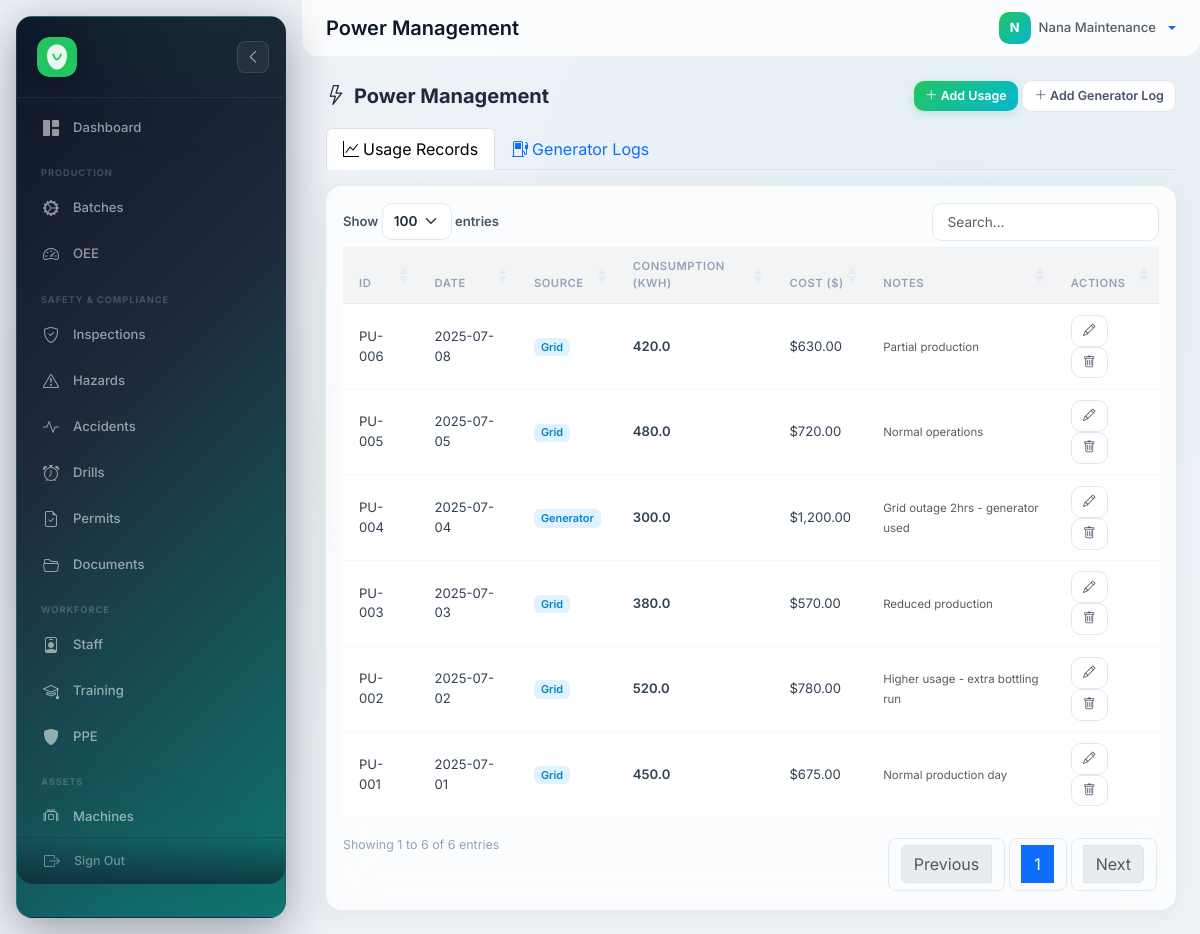
Screenshot of /?route=power (signed in) with the database file from the repository.
### tables this page shows
CREATE TABLE power_usage (
    PowerUsageID   VARCHAR(50)    PRIMARY KEY,
    Date           DATE           NOT NULL,
    Source         ENUM('Grid','Generator','Solar') DEFAULT 'Grid',
    ConsumptionKWh DECIMAL(10,2)  NOT NULL DEFAULT 0.00,
    Cost           DECIMAL(15,2)  DEFAULT 0.00,
    Notes          TEXT           DEFAULT NULL,
    created_at     TIMESTAMP      DEFAULT CURRENT_TIMESTAMP,
    INDEX idx_pu_date (Date)
);

### backend/controllers/Controller.php (called while the page is built, shortened)
<?php
abstract class Controller
{
    protected string $viewPath;
    protected function render(string $view, array $data = []): void
    {
        extract($data);
        $viewFile = APP_ROOT . '/frontend/views/' . $this->viewPath . '/' . $view . '.php';
        require $viewFile;
        require APP_ROOT . '/frontend/views/layouts/main.php';
    }
}

### backend/controllers/PowerController.php (called while the page is built, shortened)
<?php
require_once __DIR__ . '/Controller.php';
class PowerController extends Controller {
    public function __construct() {
        $this->model = new PowerModel();
    }
    public function index(): void {
        $this->render('index', [
            'usageRecords' => $this->model->getUsageRecords(),
            'generatorLogs' => $this->model->getGeneratorLogs(),
        ]);
    }
}

### backend/models/PowerModel.php (called while the page is built, shortened)
<?php
class PowerModel extends Model {
    public function getUsageRecords(): array {
        return $this->db->query("SELECT * FROM power_usage ORDER BY Date DESC")->fetchAll();
    }
}

### backend/config/database.php (called while the page is built, shortened)
<?php
function sanitize(mixed $input): string {
    return htmlspecialchars(trim((string)$input), ENT_QUOTES, 'UTF-8');
}

### frontend/views/power/index.php (the view, shortened to what this page needs)
<?php $pageTitle = 'Power Management'; ?>
<div class="d-flex justify-content-between align-items-center mb-3">
    <h5 class="fw-bold mb-0"><i class="bi bi-lightning me-2"></i><?= $pageTitle ?></h5>
    <div>
        <a href="?route=power/usage/form" class="btn btn-success btn-sm"><i class="bi bi-plus-lg"></i> Add Usage</a>
        <a href="?route=power/generator/form" class="btn btn-outline-primary btn-sm"><i class="bi bi-plus-lg"></i> Add Generator Log</a>
    </div>
</div>
<ul class="nav nav-tabs mb-3" id="powerTabs" role="tablist">
    <li class="nav-item" role="presentation">
        <button class="nav-link active" id="usage-tab" data-bs-toggle="tab" data-bs-target="#usage" type="button"><i class="bi bi-graph-up me-1"></i>Usage Records</button>
    </li>
    <li class="nav-item" role="presentation">
        <button class="nav-link" id="generator-tab" data-bs-toggle="tab" data-bs-target="#generator" type="button"><i class="bi bi-fuel-pump me-1"></i>Generator Logs</button>
    </li>
</ul>
<div class="tab-content">
    <div class="tab-pane fade show active" id="usage">
        <div class="card border-0 shadow-sm">
            <div class="card-body">
                <table id="dataTable" class="table table-hover align-middle">
                    <thead class="table-light"><tr><th>ID</th><th>Date</th><th>Source</th><th>Consumption (kWh)</th><th>Cost ($)</th><th>Notes</th><th>Actions</th></tr></thead>
                    <tbody>
                        <?php if (isset($usageRecords)): foreach ($usageRecords as $u): ?>
                        <tr>
                            <td><?= sanitize($u['PowerUsageID'] ?? $u['power_usage_id'] ?? '') ?></td>
                            <td><?= sanitize($u['Date'] ?? '') ?></td>
                            <td><span class="badge bg-info bg-opacity-10 text-info"><?= sanitize($u['Source'] ?? '') ?></span></td>
                            <td class="fw-semibold"><?= number_format((float)($u['ConsumptionKWh'] ?? 0), 1) ?></td>
                            <td>$<?= number_format((float)($u['Cost'] ?? 0), 2) ?></td>
                            <td><small class="text-muted"><?= sanitize(substr($u['Notes'] ?? '', 0, 50)) ?></small></td>
                            <td>
                                <a href="?route=power/usage/edit&id=<?= urlencode($u['PowerUsageID'] ?? $u['power_usage_id']) ?>" class="btn btn-sm btn-outline-primary" title="Edit"><i class="bi bi-pencil"></i></a>
                                <a href="?route=power/usage/delete&id=<?= urlencode($u['PowerUsageID'] ?? $u['power_usage_id']) ?>" class="btn btn-sm btn-outline-danger" title="Delete" onclick="return confirm('Delete this record?')"><i class="bi bi-trash"></i></a>
                            </td>
                        </tr>
                        <?php endforeach; endif; ?>
                    </tbody>
                </table>
            </div>
        </div>
    </div>
</div>

### frontend/assets/css/glass.css (style rules this page uses)
:root { --sidebar-width: 270px; --sidebar-collapsed: 85px; --glass-bg: rgba(255,255,255,0.78); --glass-border: rgba(255,255,255,0.5); --glass-shadow: 0 4px 24px rgba(0,0,0,0.05); --glass-blur: blur(24px); --brand: #22c55e; --brand-accent: #06b6d4; --gradient-brand: linear-gradient(135deg, #22c55e 0%, #06b6d4 100%); --gradient-warm: linear-gradient(135deg, #f97316 0%, #ef4444 100%); --gradient-cool: linear-gradient(135deg, #6366f1 0%, #8b5cf6 100%); --gradient-sky: linear-gradient(135deg, #0ea5e9 0%, #2563eb 100%); --gradient-rose: linear-gradient(135deg, #f43f5e 0%, #e11d48 100%); --gradient-amber: linear-gradient(135deg, #f59e0b 0%, #d97706 100%); --gradient-emerald: linear-gradient(135deg, #10b981 0%, #059669 100%); --radius: 16px; --radius-sm: 10px; }
*, *::before, *::after { box-sizing: border-box; }
body { font-family: 'Inter', system-ui, -apple-system, sans-serif !important; background: #eef2f7 !important; background-image: radial-gradient(ellipse at 20% 50%, rgba(34,197,94,0.04) 0%, transparent 50%), radial-gradient(ellipse at 80% 20%, rgba(6,182,212,0.04) 0%, transparent 50%) !important; color: #1e293b; -webkit-font-smoothing: antialiased; }
.card, .border-0 { background: var(--glass-bg) !important; backdrop-filter: var(--glass-blur) !important; -webkit-backdrop-filter: var(--glass-blur) !important; border: 1px solid var(--glass-border) !important; border-radius: var(--radius) !important; box-shadow: var(--glass-shadow) !important; transition: all 0.25s ease; }
.table { border-collapse: collapse; }
.table th { font-size: 0.7rem !important; font-weight: 600 !important; text-transform: uppercase !important; letter-spacing: 0.05em !important; color: #94a3b8 !important; padding: 0.7rem 1rem !important; border-bottom: 1px solid rgba(0,0,0,0.05) !important; background: rgba(0,0,0,0.01) !important; }
.table td { padding: 0.65rem 1rem !important; font-size: 0.82rem !important; color: #334155 !important; border-bottom: 1px solid rgba(0,0,0,0.03) !important; }
.table-light { background: rgba(0,0,0,0.01) !important; }
.table-light th { background: rgba(0,0,0,0.02) !important; }
.btn-success { background: var(--gradient-brand) !important; border: none !important; color: white !important; box-shadow: 0 2px 8px rgba(34,197,94,0.25) !important; border-radius: var(--radius-sm) !important; font-weight: 600 !important; transition: all 0.15s !important; }
.btn-outline-primary { border: 1.5px solid #e2e8f0 !important; color: #475569 !important; background: white !important; border-radius: var(--radius-sm) !important; font-weight: 600 !important; transition: all 0.15s !important; }
.btn-outline-danger { border: 1.5px solid #e2e8f0 !important; color: #475569 !important; background: white !important; border-radius: var(--radius-sm) !important; font-weight: 600 !important; transition: all 0.15s !important; }
.btn-sm { font-size: 0.78rem !important; padding: 0.35rem 0.7rem !important; }
.badge { font-weight: 600 !important; font-size: 0.68rem !important; border-radius: 6px !important; }
.badge.bg-info { background: #e0f2fe !important; color: #0284c7 !important; }

### rows the page displays
power_usage: PowerUsageID "PU-006", Date "2025-07-08", Source "Grid", ConsumptionKWh "420.0", Cost "630.00", Notes "Partial production"
power_usage: PowerUsageID "PU-005", Date "2025-07-05", Source "Grid", ConsumptionKWh "480.0", Cost "720.00", Notes "Normal operations"
power_usage: PowerUsageID "PU-004", Date "2025-07-04", Source "Generator", ConsumptionKWh "300.0", Cost "1,200.00", Notes "Grid outage 2hrs - generator used"
power_usage: PowerUsageID "PU-003", Date "2025-07-03", Source "Grid", ConsumptionKWh "380.0", Cost "570.00", Notes "Reduced production"
power_usage: PowerUsageID "PU-002", Date "2025-07-02", Source "Grid", ConsumptionKWh "520.0", Cost "780.00", Notes "Higher usage - extra bottling run"
power_usage: PowerUsageID "PU-001", Date "2025-07-01", Source "Grid", ConsumptionKWh "450.0", Cost "675.00", Notes "Normal production day"

### other values shown
$pageTitle "Power Management"
substr($user['name'] ?? 'U', 0, 1) "N"
$user['name'] "Nana Maintenance"
